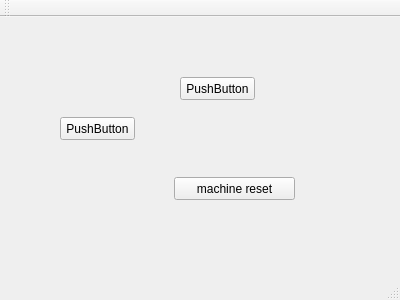
<?xml version="1.0" encoding="UTF-8"?>
<ui version="4.0">
 <class>MainWindow</class>
 <widget class="QMainWindow" name="MainWindow">
  <property name="geometry">
   <rect>
    <x>0</x>
    <y>0</y>
    <width>400</width>
    <height>300</height>
   </rect>
  </property>
  <property name="windowTitle">
   <string>MainWindow</string>
  </property>
  <widget class="QWidget" name="centralWidget">
   <widget class="QPushButton" name="pushButton">
    <property name="geometry">
     <rect>
      <x>60</x>
      <y>100</y>
      <width>75</width>
      <height>23</height>
     </rect>
    </property>
    <property name="text">
     <string>PushButton</string>
    </property>
   </widget>
   <widget class="QPushButton" name="pushButton_2">
    <property name="geometry">
     <rect>
      <x>180</x>
      <y>60</y>
      <width>75</width>
      <height>23</height>
     </rect>
    </property>
    <property name="text">
     <string>PushButton</string>
    </property>
   </widget>
   <widget class="QPushButton" name="pushButton_3">
    <property name="geometry">
     <rect>
      <x>174</x>
      <y>160</y>
      <width>121</width>
      <height>23</height>
     </rect>
    </property>
    <property name="text">
     <string>machine reset</string>
    </property>
   </widget>
  </widget>
  <widget class="QMenuBar" name="menuBar">
   <property name="geometry">
    <rect>
     <x>0</x>
     <y>0</y>
     <width>400</width>
     <height>23</height>
    </rect>
   </property>
  </widget>
  <widget class="QToolBar" name="mainToolBar">
   <attribute name="toolBarArea">
    <enum>TopToolBarArea</enum>
   </attribute>
   <attribute name="toolBarBreak">
    <bool>false</bool>
   </attribute>
  </widget>
  <widget class="QStatusBar" name="statusBar"/>
 </widget>
 <layoutdefault spacing="6" margin="11"/>
 <resources/>
 <connections/>
</ui>
